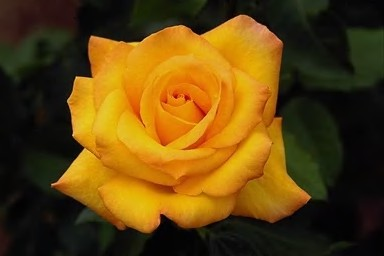
#> input picture picture_segmentation/flower_seg100/flower/600.jpg, 384 x 256 px
$ python -i flower_segmentation.py   (imports and definitions only)
#> lines starting #> are read from the running program, lines starting #| are printed output that depends on the picture; after the words box and inside, x2 and y2 are one past the last pixel; in counts of white or black regions, pixels touching at a corner belong together
# -*- coding: UTF-8 -*-
"""
@Project ：openCVLearning
@File    ：flower_segmentation.py
@IDE     ：PyCharm
@Author  ：Peter
@Date    ：05/05/2021 19:27
"""
import os
import numpy as np
import matplotlib.pyplot as plt
import cv2
import configparser

dir_path = os.path.dirname(os.path.abspath(__file__))
conf_path = os.path.join(dir_path, "config.ini")
conf = configparser.ConfigParser()
# [1 line not run here, left out]


class FlowerSegmentation(object):
    """
    Segmentation with several kinds of color space
    """

    def __init__(self, color_space="gray"):
#> further down, picture is the input picture: shape (256, 384, 3); mean B, G, R 14.7, 68, 97
        self.color_space = color_space

    def __del__(self):
        print("The flower segmentation instance is deleted!")

    def ostuSegmentation(self, img):
        """
        Using ostu method to segment the image with various kinds of color
         space.

        :param img: rgb image.
        :return:
        """
        if self.color_space == "gray":
            img_gray = cv2.cvtColor(img, cv2.COLOR_BGR2GRAY)
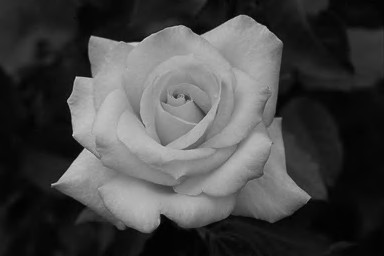
#> img_gray: shape (256, 384); min 1, max 207, mean 70.6
            img_blur = cv2.GaussianBlur(img_gray, ksize=(5, 5), sigmaX=0,
                                        sigmaY=0)
            self.ret, self.thresh_img = cv2.threshold(img_blur, thresh=0,
                                                      maxval=255,
                                                      type=cv2.THRESH_BINARY + cv2.THRESH_OTSU)
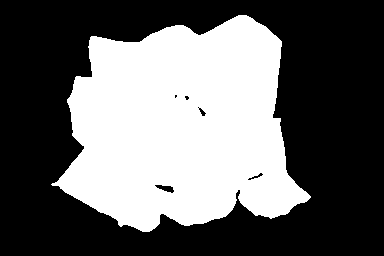
#> self.thresh_img: shape (256, 384); 39.6% white; 1 white region, box (x1, y1, x2, y2) and area: (51, 15, 311, 232) 38892
#> self.ret = 83
        elif self.color_space == "hsv":
            img_hsv = cv2.cvtColor(img, cv2.COLOR_BGR2HSV)
            img_hsv = img_hsv[:, :, 2]
            img_blur = cv2.GaussianBlur(img_hsv, ksize=(5, 5), sigmaX=0,
                                        sigmaY=0)
            self.ret, self.thresh_img = cv2.threshold(img_blur, thresh=0,
                                                      maxval=255,
                                                      type=cv2.THRESH_BINARY + cv2.THRESH_OTSU)
        elif self.color_space == "lab":
            img_lab = cv2.cvtColor(img, cv2.COLOR_BGR2Lab)
            img_lab = img_lab[:, :, 1]
            img_blur = cv2.GaussianBlur(img_lab, ksize=(5, 5), sigmaX=0,
                                        sigmaY=0)
            self.ret, self.thresh_img = cv2.threshold(img_blur, thresh=0,
                                                      maxval=255,
                                                      type=cv2.THRESH_BINARY + cv2.THRESH_OTSU)

    def grabCut(self, image):
        bgd = np.zeros((1, 65), np.float64)
        fgd = np.zeros((1, 65), np.float64)
        rect = (100, 100, 500, 400)
        mask = np.zeros(image.shape[:2], np.uint8)
        mask[self.thresh_img == 0] = cv2.GC_PR_BGD
        mask[self.thresh_img == 255] = cv2.GC_PR_FGD
        mask, bgd, fgd = cv2.grabCut(image, mask, rect=None, bgdModel=bgd,
                                     fgdModel=fgd, iterCount=5,
                                     mode=cv2.GC_INIT_WITH_MASK)
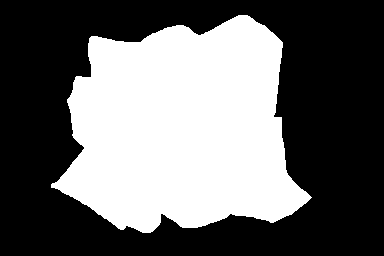
#> mask: shape (256, 384); values 2 (black) and 3 (white), 40.7% white; 1 white region, box (x1, y1, x2, y2) and area: (51, 15, 312, 233) 40020
        self.grab_cut_mask = np.where((mask == 2) | (mask == 0), 0, 1).astype(
            'uint8') * 255

    def execute(self, image):
        self.ostuSegmentation(image)
        self.grabCut(image)

        return self.thresh_img, self.grab_cut_mask

# [17 lines of commented-out code are left out]

def show(img, title):
    img = img[:, :, np.newaxis]
    plt.imshow(cv2.cvtColor(img, cv2.COLOR_BGR2RGB))
    plt.title(title)

fig = plt.figure(figsize=(9, 100))
my_image_seg = FlowerSegmentation("gray")
# [16 lines not run here, left out]

>>> import cv2
>>> picture = cv2.imread('flower_seg100/flower/600.jpg')
>>> result = FlowerSegmentation().execute(picture)

$ run again, on picture_segmentation/flower_seg100/flower/602.jpg
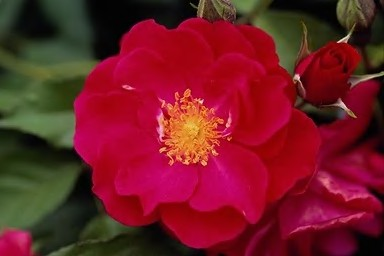
#> input picture picture_segmentation/flower_seg100/flower/602.jpg, 384 x 256 px
#> picture is the input picture: shape (256, 384, 3); mean B, G, R 36.4, 28.1, 113.8
#> in ostuSegmentation, `self.ret, self.thresh_img = cv2.threshold(img_blur, thresh=0, maxval=2..`:
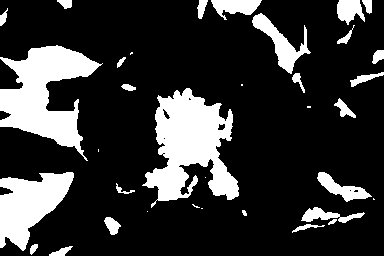
#> self.thresh_img: shape (256, 384); 20.6% white; 35 white regions (9 under 20 px), largest, box (x1, y1, x2, y2) and area: (142, 88, 239, 208) 6286, (0, 45, 103, 161) 5591, (0, 172, 74, 251) 3356
#> self.ret = 69
#> in grabCut, `mask, bgd, fgd = cv2.grabCut(image, mask, rect=None, bgdModel=bgd, fgd..`:
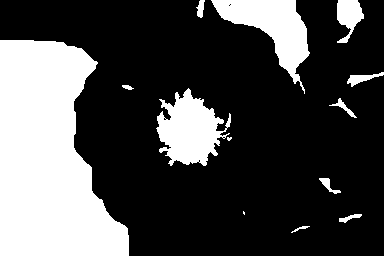
#> mask: shape (256, 384); values 2 (black) and 3 (white), 28.9% white; 13 white regions (2 under 20 px), largest, box (x1, y1, x2, y2) and area: (0, 40, 129, 256) 19998, (211, 0, 310, 94) 3548, (156, 88, 231, 166) 3441

$ run again, on picture_segmentation/flower_seg100/flower/603.jpg
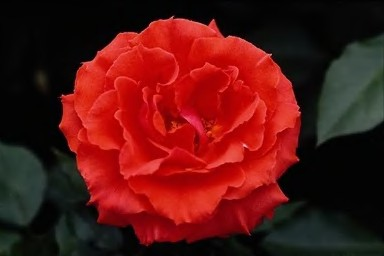
#> input picture picture_segmentation/flower_seg100/flower/603.jpg, 384 x 256 px
#> picture is the input picture: shape (256, 384, 3); mean B, G, R 18.9, 21.4, 90.2
#> in ostuSegmentation, `self.ret, self.thresh_img = cv2.threshold(img_blur, thresh=0, maxval=2..`:
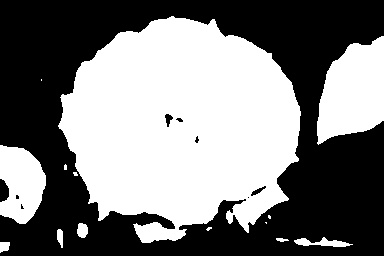
#> self.thresh_img: shape (256, 384); 48.7% white; 14 white regions (6 under 20 px), largest, box (x1, y1, x2, y2) and area: (58, 16, 301, 243) 39288, (317, 36, 384, 145) 5216, (0, 145, 46, 224) 2688
#> self.ret = 42
#> in grabCut, `mask, bgd, fgd = cv2.grabCut(image, mask, rect=None, bgdModel=bgd, fgd..`:
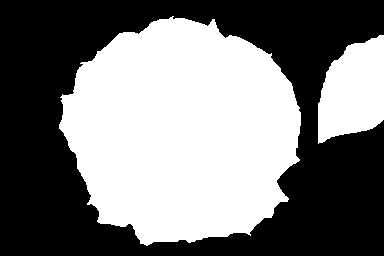
#> mask: shape (256, 384); values 2 (black) and 3 (white), 47.7% white; 2 white regions, box (x1, y1, x2, y2) and area: (59, 16, 301, 246) 41538, (318, 35, 384, 144) 5308

$ run again, on picture_segmentation/flower_seg100/flower/604.jpg
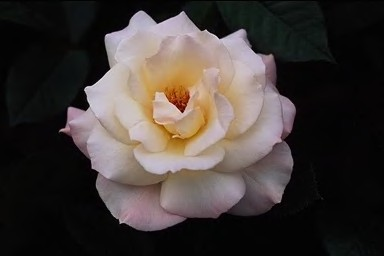
#> input picture picture_segmentation/flower_seg100/flower/604.jpg, 384 x 256 px
#> picture is the input picture: shape (256, 384, 3); mean B, G, R 55, 58.1, 65.4
#> in ostuSegmentation, `self.ret, self.thresh_img = cv2.threshold(img_blur, thresh=0, maxval=2..`:
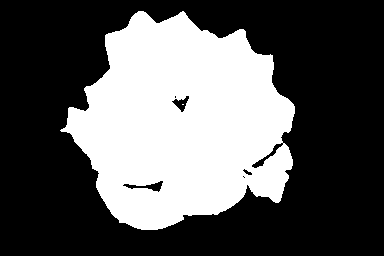
#> self.thresh_img: shape (256, 384); 35.4% white; 2 white regions (1 under 20 px), largest, box (x1, y1, x2, y2) and area: (60, 11, 295, 230) 34809
#> self.ret = 80
#> in grabCut, `mask, bgd, fgd = cv2.grabCut(image, mask, rect=None, bgdModel=bgd, fgd..`:
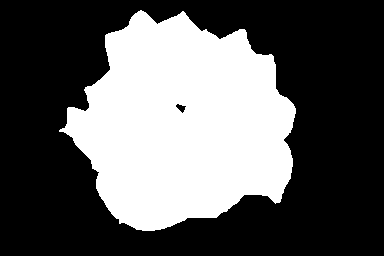
#> mask: shape (256, 384); values 2 (black) and 3 (white), 36.3% white; 1 white region, box (x1, y1, x2, y2) and area: (59, 10, 296, 231) 35716
